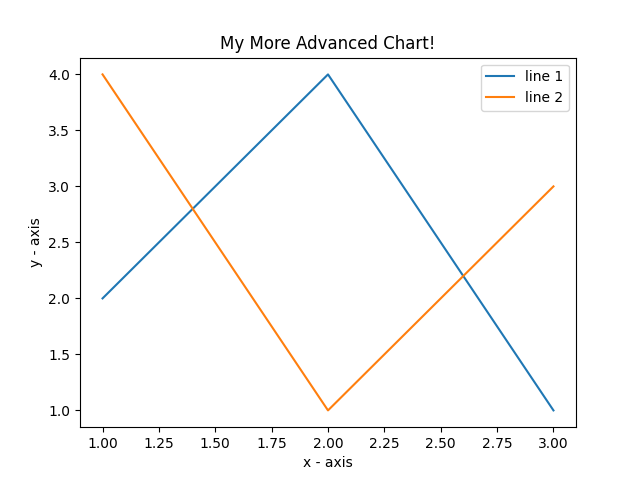

Reproduce this figure in Python.
import matplotlib.pyplot as plt 

# line 1 points 
x1 = [1,2,3] 
y1 = [2,4,1] 

# plt.????(x1, y1, label = "line 1") 
plt.plot(x1, y1, label = "line 1") 

# line 2 points 
x2 = [1,2,3] 
y2 = [4,1,3] 

plt.plot(x2, y2, label = "line 2") 

plt.xlabel('x - axis') 
plt.ylabel('y - axis') 

plt.title('My More Advanced Chart!') 

# show a legend on the plot 
plt.legend() 

#plt.show()
plt.savefig('my_plot_journey_line_advanced.png')